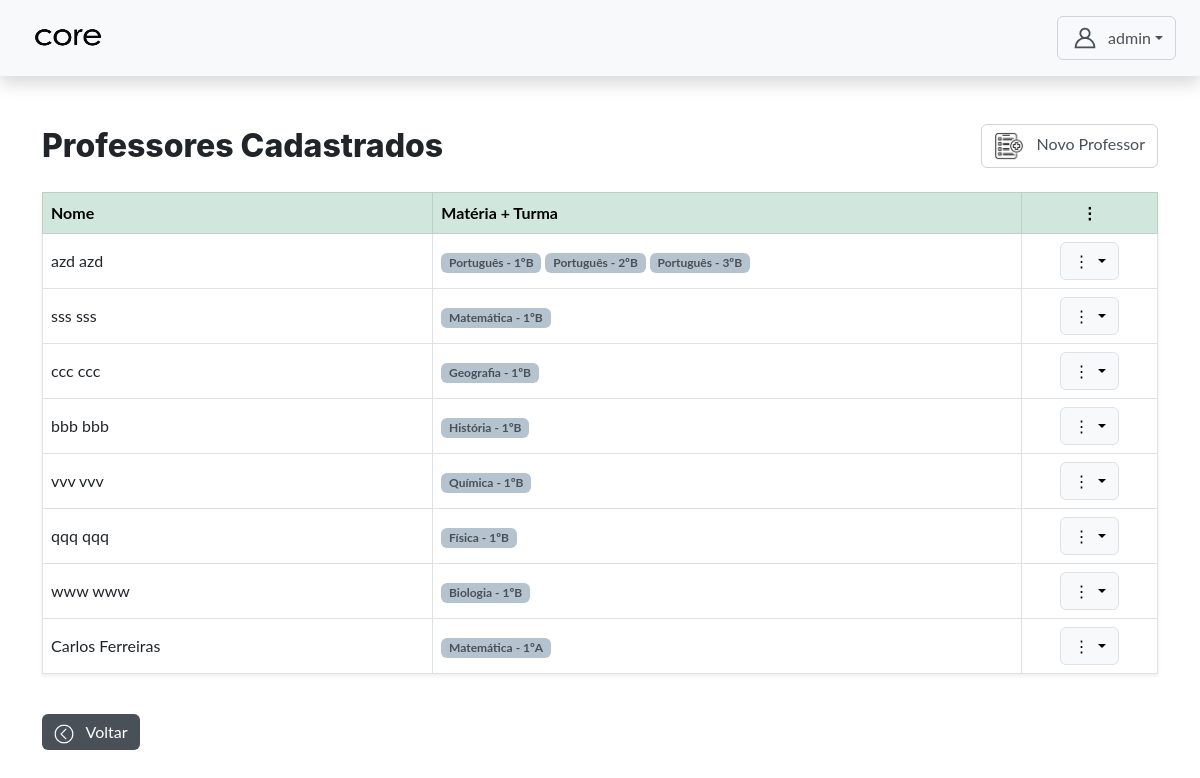
Page /autenticacao/admin/professor_crud/professores/ (signed in) on the committed database.
### core/models.py (models this page shows, shortened)
class CustomUser(AbstractUser):
    TIPO_CHOICES = (
        ('admin', 'Admin'),
        ('professor', 'Professor'),
        ('aluno', 'Aluno'),
    )
    tipo = models.CharField(max_length=10, choices=TIPO_CHOICES, default='admin')
    data_nascimento = models.DateField(null=True, blank=True)
    cpf = models.CharField(max_length=14, unique=True, null=True, blank=True)
    rg = models.CharField(max_length=12, unique=True, null=True, blank=True)
    SEXO_CHOICES = [
    ('M', 'Masculino'),
    ('F', 'Feminino'),
]
    COR_PELE_CHOICES = [
    ('branca', 'Branca'),
    ('preta', 'Preta'),
    ('parda', 'Parda'),
    ('amarela', 'Amarela'),
    ('indigena', 'Indígena'),
]
    sexo = models.CharField(max_length=1, choices=SEXO_CHOICES, null=True, blank=True)
    cor_pele = models.CharField(max_length=20, choices=COR_PELE_CHOICES, null=True, blank=True)
    senha_temporaria = models.BooleanField(default=False)

class ProfessorMateriaTurma(models.Model):
    professor = models.ForeignKey(CustomUser, on_delete=models.CASCADE, limit_choices_to={'tipo': 'professor'})
    materia = models.ForeignKey(Materia, on_delete=models.CASCADE)
    turma = models.ForeignKey(Turma, on_delete=models.CASCADE)
    class Meta:
        unique_together = ('professor', 'materia', 'turma')

class Materia(models.Model):
    nome = models.CharField(max_length=100)
    professores = models.ManyToManyField(CustomUser, limit_choices_to={'tipo': 'professor'})
    turmas = models.ManyToManyField(Turma)

class Turma(models.Model):
    nome = models.CharField(max_length=50, unique=True)

### autenticacao/views.py (the view)
# urls.py: path('admin/professor_crud/professores/', views.gerenciar_professores, name='gerenciar_professores'),
@login_required
def gerenciar_professores(request):
    if request.user.tipo != 'admin':
        messages.error(request, "Acesso negado.")
        return redirect('login')
    professores = CustomUser.objects.filter(tipo='professor')
    return render(request, 'admin/professor_crud/gerenciar_professores.html', {'professores': professores})

### templates/admin/professor_crud/gerenciar_professores.html (shortened to what this page needs)
{% extends 'base.html' %}
{% load static %}
  {% block content %}
    <div class="d-flex justify-content-between align-items-center mb-4">
      <h2 class="mb-0">Professores Cadastrados</h2>
      <a href="{% url 'cadastrar_professor' %}" class="btn btn-outline-secondary">
        <img src="{%static 'assets/img/cadastrar.png'%}" width='30px' height='30px' class="me-2">
        Novo Professor
      </a>
    </div>
    <table class="table table-bordered align-middle shadow-sm">
      <thead class="table-success">
        <tr>
          <th class="coluna-nome">Nome</th>
          <th>Matéria + Turma</th>
          <th class="text-center">⋮</th>
        </tr>
      </thead>
      <tbody>
        {% for professor in professores %}
        <tr>
          <td>{{ professor.get_full_name }}</td>
          <td>
            {% for vinculo in professor.professormateriaturma_set.all %}
              <span class="badge bg-primary text-dark">{{ vinculo.materia.nome }} - {{ vinculo.turma.nome }}</span>
            {% empty %}
              <span class="text-muted">Sem vínculo</span>
            {% endfor %}
          </td>
          <td class="text-center">
            <div class="dropdown">
              <button class="btn btn-light border dropdown-toggle" data-bs-toggle="dropdown">
                ⋮
              </button>
            </div>
          </td>
        </tr>
        {% empty %}
        <tr>
          <td colspan="3" class="text-center text-muted">Nenhum professor cadastrado.</td>
        </tr>
        {% endfor %}
      </tbody>
    </table>
    <a href="{% url 'admin_dashboard' %}" class="btn btn-secondary mt-4">
      <img src="{%static 'assets/img/voltar.png'%}" width='20px' height='20px' class="me-2">
      Voltar
    </a>
  {% endblock content %}

### templates/base.html (shortened to what this page needs)
{% load static %}
<!DOCTYPE html>
<html lang="pt-br">
<head>
  <link href="https://cdn.jsdelivr.net/npm/bootstrap@5.3.6/dist/css/bootstrap.min.css" rel="stylesheet"/>
  <link rel="stylesheet" href="{% static 'css/style.css' %}" />
</head>
<body>
  <nav class="navbar navbar-light bg-light justify-content-between px-4 py-3 shadow">
    <span class="navbar-brand mb-0 h1">
      <img src="{%static 'assets/icon/core3.png'%}" width='100%' height='30px' class="me-2">
    </span>
    <div class="d-flex align-items-center">
      <div class="dropdown">
        <button class="btn btn-outline-secondary dropdown-toggle d-flex align-items-center" type="button" data-bs-toggle="dropdown">
        <span>{{ request.user.first_name }}</span>
      </button>
    </div>
  </div>
</nav>
  <main class="container py-5">
    {% block content %}
    {% endblock content %}
  </main>
</body>
</html>

### templates/admin/professor_crud/gerenciar_professores.html (style rules this page uses)
:root { --bs-primary-rgb: 180, 195, 205; --bs-dark-rgb: 73, 80, 87; --bs-danger-rgb: 188, 208, 199; --bs-warning-rgb: 220, 53, 69; }
.text-dark { --bs-text-opacity: 1; color: rgba(var(--bs-dark-rgb), var(--bs-text-opacity)) !important; }
.btn-outline-secondary { --bs-btn-color: #495057; --bs-btn-border-color: #ced4da; --bs-btn-hover-color: #fff; --bs-btn-hover-bg: #495057; --bs-btn-hover-border-color: #495057; --bs-btn-focus-shadow-rgb: 206, 212, 218; --bs-btn-active-color: #fff; --bs-btn-active-bg: #495057; --bs-btn-active-border-color: #495057; --bs-btn-active-shadow: inset 0 3px 5px rgba(0, 0, 0, 0.125); --bs-btn-disabled-color: #495057; --bs-btn-disabled-bg: transparent; --bs-btn-disabled-border-color: #495057; --bs-gradient: none; }
.btn-secondary { --bs-btn-color: #fff; --bs-btn-bg: #495057; --bs-btn-border-color: #ff6495057a00; --bs-btn-hover-color: #fff; --bs-btn-hover-bg: #495057; --bs-btn-hover-border-color: #495057; --bs-btn-focus-shadow-rgb: 206, 212, 218; --bs-btn-active-color: #fff; --bs-btn-active-bg: #495057; --bs-btn-active-border-color: #495057; --bs-btn-active-shadow: inset 0 3px 5px rgba(0, 0, 0, 0.125); --bs-btn-disabled-color: #fff; --bs-btn-disabled-bg: #495057; --bs-btn-disabled-border-color: #495057; }
.bg-primary { --bs-bg-opacity: 1; background-color: rgba(var(--bs-primary-rgb), var(--bs-bg-opacity)) !important; }
.coluna-nome { width: 35%; }
.btn-secondary img { filter: brightness(0) invert(1); }

### rows in the picture
CustomUser: user.first_name "admin"
CustomUser: get_full_name "azd azd"
ProfessorMateriaTurma: materia.nome "Português", turma.nome "1ºB"
ProfessorMateriaTurma: materia.nome "Português", turma.nome "2ºB"
ProfessorMateriaTurma: materia.nome "Português", turma.nome "3ºB"
CustomUser: get_full_name "sss sss"
ProfessorMateriaTurma: materia.nome "Matemática", turma.nome "1ºB"
CustomUser: get_full_name "ccc ccc"
ProfessorMateriaTurma: materia.nome "Geografia", turma.nome "1ºB"
CustomUser: get_full_name "bbb bbb"
ProfessorMateriaTurma: materia.nome "História", turma.nome "1ºB"
CustomUser: get_full_name "vvv vvv"
ProfessorMateriaTurma: materia.nome "Química", turma.nome "1ºB"
CustomUser: get_full_name "qqq qqq"
ProfessorMateriaTurma: materia.nome "Física", turma.nome "1ºB"
CustomUser: get_full_name "www www"
ProfessorMateriaTurma: materia.nome "Biologia", turma.nome "1ºB"
CustomUser: get_full_name "Carlos Ferreiras"
ProfessorMateriaTurma: materia.nome "Matemática", turma.nome "1ºA"
